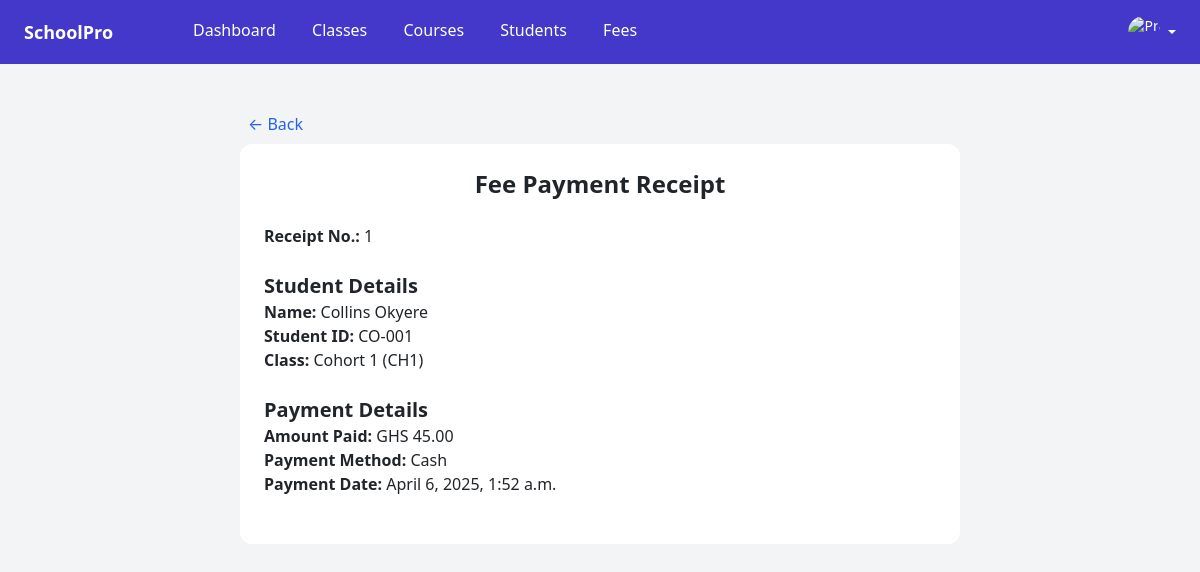
Screenshot of /fees/receipt/1/ with the database file from the repository.
### fees/models.py (models this page shows)
class Payment(models.Model):
    student = models.ForeignKey(Student, related_name='payments', on_delete=models.CASCADE)
    amount = models.DecimalField(max_digits=10, decimal_places=2)
    date = models.DateTimeField(default=timezone.now)
    mode_of_payment = models.CharField(max_length=100, null=False, blank=False)
    status = models.CharField(max_length=20, default='Paid')

### students/models.py (models this page shows, shortened)
class Student(models.Model):
    first_name = models.CharField(max_length=100)
    last_name = models.CharField(max_length=100)
    student_id = models.CharField(max_length=10, unique=True, blank=True)
    date_of_birth = models.DateField(auto_now_add=True)
    gender = models.CharField(max_length=10)
    email = models.EmailField(unique=True)
    phone_number = models.CharField(max_length=10)
    enrolled_on = models.DateField(default=timezone.now)
    classroom = models.ForeignKey(Classroom, on_delete=models.SET_NULL, null=True, blank=True)
    course = models.ForeignKey(Course, on_delete=models.SET_NULL, null=True, blank=True)

### classrooms/models.py (models this page shows)
class Classroom(BaseModel):
    name = models.CharField(max_length=100)
    code = models.CharField(max_length=20, unique=True)
    def __str__(self):
        return f"{self.name} ({self.code})"

### fees/views.py (the view)
# urls.py: path('receipt/<int:pk>/', views.receipt, name='receipt'),
def receipt(request, pk):
    payment = get_object_or_404(Payment, pk=pk)
    return render(request, 'fees/receipt.html', {'payment': payment})

### fees/templates/fees/receipt.html (shortened to what this page needs)
{% extends "app_shell.html" %}
{% block content %}
  <div class="p-6 max-w-3xl mx-auto">
    <a href="{% url 'fees:list' %}" class="text-blue-600 hover:underline m-2">&larr; Back</a>
    <div class="p-6 bg-white rounded-xl mt-2">
    <h2 class="text-2xl font-bold mb-6 text-center">Fee Payment Receipt</h2>
    <div class="mb-6">
      <p><strong>Receipt No.:</strong> {{ payment.id }}</p>
    </div>
    <div class="mb-6">
      <h3 class="text-xl font-semibold">Student Details</h3>
      <p><strong>Name:</strong> {{ payment.student.first_name }} {{ payment.student.last_name }}</p>
      <p><strong>Student ID:</strong> {{ payment.student.student_id }}</p>
      <p><strong>Class:</strong> {{ payment.student.classroom }}</p>
    </div>
    <div class="mb-6">
      <h3 class="text-xl font-semibold">Payment Details</h3>
      <p><strong>Amount Paid:</strong> GHS {{ payment.amount }}</p>
      <p><strong>Payment Method:</strong> {{ payment.mode_of_payment }}</p>
      <p><strong>Payment Date:</strong> {{ payment.date}}</p>
    </div>
  </div>
  </div>
{% endblock %}

### rows the page displays
Payment: id "1", student.first_name "Collins", student.last_name "Okyere", student.student_id "CO-001", student.classroom "Cohort 1 (CH1)", amount "45.00", mode_of_payment "Cash", date "April 6, 2025, 1:52 a.m."
